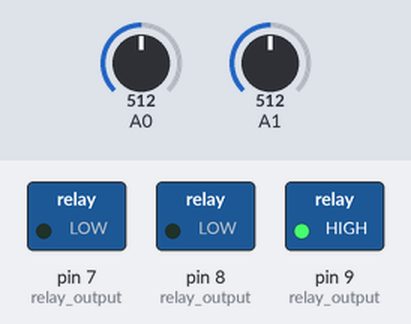
Bench run of a sketch on a simulated Arduino Uno, built with avr-gcc and run on an emulated ATmega328P. On the bench: switched loads named in the sketch (green lamp = pin HIGH). The inputs (shaded band) are chosen by the test bench; at power-on: A0 = 512, A1 = 512.

Above: at 1.6 s.
1.7 s: A0 set to 495
At 2.8 s:
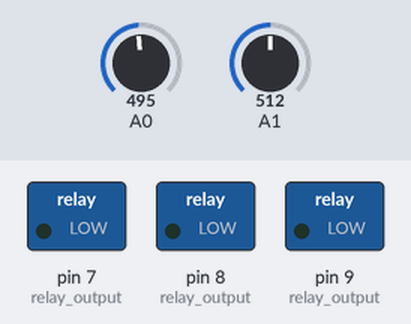
4.7 s: A0 set to 716
At 7.5 s:
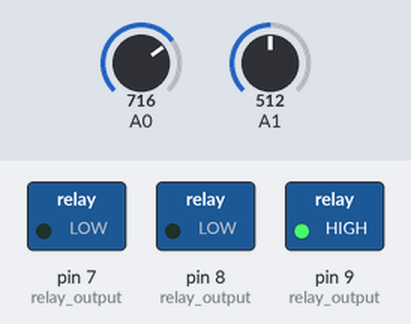
7.7 s: A1 set to 0
9.2 s: A1 set to 35
12.2 s: A0 set to 511
At 13.5 s:
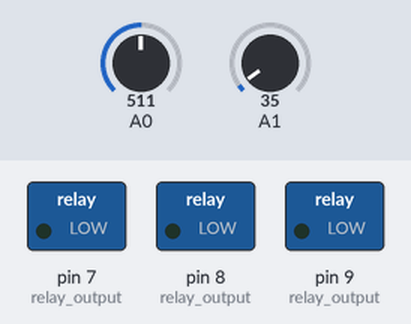
15.2 s: A0 set to 900
At 16.8 s:
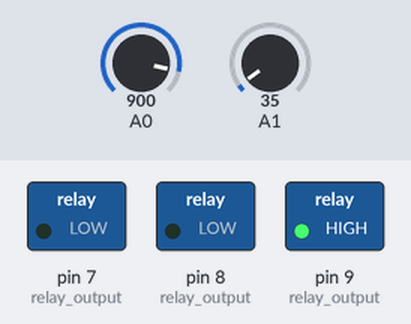
Timing chart, 0 to 18.3 s (numbered marks = the images above; inputs shaded):
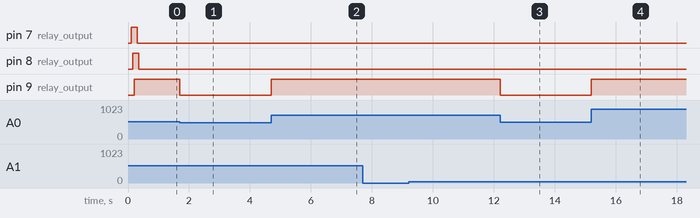

The sketch:

main.ino
```cpp
//Current notes, need to find better alternitive for salinity sensor, currently locks it up for ~1.5 seconds with delay
//Spell Check?
//Finish the damm thing

//Update 2-not the day that i am supposed to have this done-18
//need to do salnity math but finished logic for it

//static vars
const long interval = 1000; // how often we check the salnity.
const int tempthreshold = 25; //5 degrees c or whatever if i'm too lazy to fix it
const int TempUCL = 28; //Upper control limit
const int TempLCL = 23; //Lower control limit
const int SalnTarget = .1; //in percent
const int salnthreshold = .03; //0.3% i think we agreed on
const int SalnUCL = 0.13; //upper control limit
const int SalnLCL = 0.07; //Lower control limit

//changing vars
unsigned long previousMillis = 0;
int temp = 0;
int sal = 0;
int salState = 0; // can be -2,-1,0,1,2. 2 means needs major corrections, 1 means minor, 0 means none
int SalTimeStart = 0;
int SalTimeEnd = 0;
int Valve1OpenTime = 0;
int deadtime = 0;
int idk = 0;

//pins go where
//7,8,9 are relays
//a0 analog input
void setup() {
  // put your setup code here, to run once:
  pinMode(7, OUTPUT); //relay output, volvo 1 di?
  pinMode(8, OUTPUT); //relay output, volvo 2, salty?
  pinMode(9, OUTPUT); //relay output, thermresitor
  delay(100);
  digitalWrite(7, HIGH); //testing relays fun clicks
  delay(50);
  digitalWrite(8, HIGH);
  delay(50);
  digitalWrite(9, HIGH);
  delay(100);
  digitalWrite(7, LOW);
  delay(50);
  digitalWrite(8, LOW);
  delay(50);
  digitalWrite(9, LOW);
}

void loop() {
  unsigned long currentMillis = millis();
  if (currentMillis - previousMillis >= interval) //Checks for temp and sal
  {
    previousMillis = currentMillis;
    CheckSaln();
    if (sal > SalnUCL || sal < SalnLCL)
    {
      if (sal > SalnUCL)
      {
        if (sal > SalnUCL*2)
        {
          salState = 2; //should do calculations for valve open
          Valve1OpenTime = SalTimeCalc();
        }
        else
        {
          salState = 1;
          Valve1OpenTime = SalTimeCalc();
        }
      }
      if (sal < SalnLCL)
      {
        if (sal < SalnLCL*2)
        {
          salState = -2;
          Valve1OpenTime = SalTimeCalc();
        }
        else
        {
          salState = -1;
          Valve1OpenTime = SalTimeCalc();
        }
      }
    }
  }
  else
  {
    salState = 0;
  }
  if (salState == 2)          //Beginning of the salt correction block for to much salt
  {
    digitalWrite(7, HIGH); //starts adding di cuz too much salt
    SalTimeStart = currentMillis; //set to when the valve is open
    Valve1OpenTime = SalTimeCalc();//run calc again for stage 1
    deadtime = 1000;//do dead time calc or if you want static idk what you people want
  }
  if (salState == 2 && currentMillis == Valve1OpenTime + SalTimeStart) //check to stop valve open
  {
    digitalWrite(7, LOW); //close valve
    salState = 1; //set state to 1
    SalTimeEnd = currentMillis;
    deadtime = 2000; //2 seconds
  }
  if (salState == 1 && currentMillis == SalTimeEnd + deadtime)
  {
    Valve1OpenTime = SalTimeCalc();//run calc again for stage 1
    digitalWrite(7, HIGH);
    SalTimeStart = currentMillis; //set to when the valve is open
  }
  if (salState == 1 && currentMillis == Valve1OpenTime + SalTimeStart) //stahp
  {
    digitalWrite(7, LOW); //close valve
    salState = 0; //set state to 0
    SalTimeEnd = currentMillis;
    deadtime = 0; //set dead time to 0
  }
  if (salState == -2)          //Beginning of the salt correction block for too little salt
  {
    digitalWrite(8, HIGH); //starts adding di cuz too much salt
    SalTimeStart = currentMillis; //set to when the valve is open
    Valve1OpenTime = SalTimeCalc();//run calc again for stage 1
    deadtime = 1000;//do dead time calc or if you want static idk what you people want
  }
  if (salState == -2 && currentMillis == Valve1OpenTime + SalTimeStart) //check to stop valve open
  {
    digitalWrite(8, LOW); //close valve
    salState = 1; //set state to 1
    SalTimeEnd = currentMillis;
    deadtime = 2000; //2 seconds
  }
  if (salState == -1 && currentMillis == SalTimeEnd + deadtime)
  {
    Valve1OpenTime = SalTimeCalc();//run calc again for stage 1
    digitalWrite(8, HIGH);
    SalTimeStart = currentMillis; //set to when the valve is open
  }
  if (salState == -1 && currentMillis == Valve1OpenTime + SalTimeStart) //stahp
  {
    digitalWrite(8, LOW); //close valve
    salState = 0; //set state to 0
    SalTimeEnd = currentMillis;
    deadtime = 0; //set dead time to 0
  }
  //######Begin Heater Logic#######
  CheckTemp();
  if(temp < TempLCL)
  {
    digitalWrite(9,HIGH);
  }
  if(temp > TempUCL) //Shutoff when heater is above threshold
  {
    digitalWrite(9,LOW);
  }
}

// note have to use float to return a value.
void CheckTemp()
{
  temp = analogRead(A0); //math stuff
  //https://learn.adafruit.com/thermistor/using-a-thermistor
  // values from https://www.digikey.com/product-detail/en/cantherm/MF52A2103J3470/317-1258-ND/1191033
  temp = 1023 / temp - 1;
  temp = 10000 / temp;
  float steinhart;
  steinhart = temp / 10000;
  steinhart = log(steinhart);
  steinhart /= 3470;
  steinhart += 1.0 / (25 + 273.15);
  steinhart = 1.0 / steinhart;
  steinhart -= 273.15;
  return;
}
void CheckSaln()
{
  sal = analogRead(A1); //more math stuff
  return;
}
float SalTimeCalc()
{
  //math
  delay(1);//has to do math to find out how long to open valve
  return idk;
}
void HeatTimeCalc()
{
  delay(1);
  return;
}
```

Measured:
- the behaviour switches between 512 and 511 on A0 (found by bisection; images 0 and 1)
- after the input at 1.7 s, pin 9 (relay_output): HIGH → LOW at once
- after the input at 4.7 s, pin 9 (relay_output): LOW → HIGH at once
- after the input at 7.7 s, every drawn part: stays the same
- after the input at 12.2 s, pin 9 (relay_output): HIGH → LOW at once
- after the input at 15.2 s, pin 9 (relay_output): LOW → HIGH at once
